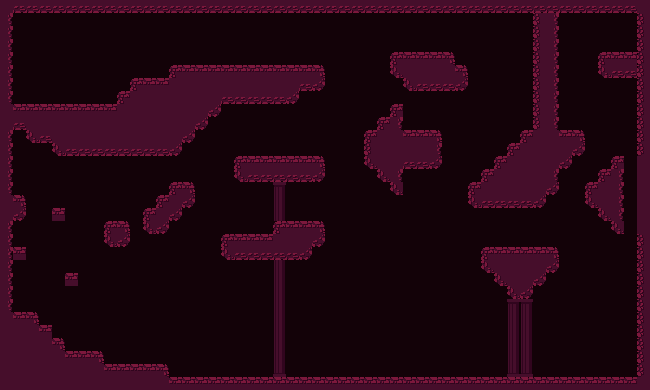

A level layout from a 2D game, rendered from its tile map. Below: a short description, then the map file with its tile-grid data intact:
An orthogonal 50x30 tile map with 13x13 px tiles, 1 tile layer (Tile Layer 1), 7 tilesets and 14 objects.

<map version="1.10" tiledversion="1.11.2" orientation="orthogonal" renderorder="right-down" width="50" height="30" tilewidth="13" tileheight="13" infinite="0" nextlayerid="8" nextobjectid="38">
 <tileset firstgid="1" source="../images/tilesets/door.tsx" />
 <tileset firstgid="2" source="../images/tilesets/ground.tsx" />
 <tileset firstgid="12" source="../images/tilesets/lamp.tsx" />
 <tileset firstgid="13" source="../images/tilesets/mana.tsx" />
 <tileset firstgid="14" source="../images/tilesets/tables.tsx" />
 <tileset firstgid="16" source="../images/tilesets/torches.tsx" />
 <tileset firstgid="18" source="../images/tilesets/wall.tsx" />
 <layer id="1" name="Tile Layer 1" width="50" height="30">
  <data encoding="csv">
10,7,7,7,7,7,7,7,7,7,7,7,7,7,7,7,7,7,7,7,7,7,7,7,7,7,7,7,7,7,7,7,7,7,7,7,7,7,7,7,7,7,7,7,7,7,7,7,7,10,
5,11,11,11,11,11,11,11,11,11,11,11,11,11,11,11,11,11,11,11,11,11,11,11,11,11,11,11,11,11,11,11,11,11,11,11,11,11,11,11,11,9,5,11,11,11,11,11,11,9,
5,11,11,11,11,11,11,11,11,11,11,11,11,11,11,11,11,11,11,11,11,11,11,11,11,11,11,11,11,11,11,11,11,11,11,11,11,11,11,11,11,9,5,11,11,11,11,11,11,9,
5,11,11,11,11,11,11,11,11,11,11,11,11,11,11,11,11,11,11,11,11,11,11,11,11,11,11,11,11,11,11,11,11,11,11,11,11,11,11,11,11,9,5,11,11,11,11,11,11,9,
5,11,11,11,11,11,11,11,11,11,11,11,11,11,11,11,11,11,11,11,11,11,11,11,11,11,11,11,11,11,2,3,3,3,4,11,11,11,11,11,11,9,5,11,11,11,2,3,3,9,
5,11,11,11,11,11,11,11,11,11,11,11,11,2,3,3,3,3,3,3,3,3,3,3,4,11,11,11,11,11,8,10,10,10,10,4,11,11,11,11,11,9,5,11,11,11,8,7,7,9,
5,11,11,11,11,11,11,11,11,11,2,3,3,10,10,10,10,10,10,10,10,10,10,7,6,11,11,11,11,11,11,8,7,7,7,6,11,11,11,11,11,9,5,11,11,11,11,11,11,9,
5,11,11,11,11,11,11,11,11,2,10,10,10,10,10,10,10,7,7,7,7,7,6,11,11,11,11,11,11,11,11,11,11,11,11,11,11,11,11,11,11,9,5,11,11,11,11,11,11,9,
10,3,3,3,3,3,3,3,3,10,10,10,10,10,10,10,6,11,11,11,11,11,11,11,11,11,11,11,11,11,2,11,11,11,11,11,11,11,11,11,11,9,5,11,11,11,11,11,11,9,
10,7,10,10,10,10,10,10,10,10,10,10,10,10,10,6,11,11,11,11,11,11,11,11,11,11,11,11,11,2,5,11,11,11,11,11,11,11,11,11,11,9,5,11,11,11,11,11,11,9,
5,11,8,7,10,10,10,10,10,10,10,10,10,10,6,11,11,11,11,11,11,11,11,11,11,11,11,11,2,10,10,3,3,4,11,11,11,11,11,11,2,10,10,3,4,11,11,11,11,9,
5,11,11,11,8,7,7,7,7,7,7,7,7,6,11,11,11,11,11,11,11,11,11,11,11,11,11,11,9,10,10,10,10,5,11,11,11,11,11,2,10,10,10,10,6,11,11,11,11,9,
5,11,11,11,11,11,11,11,11,11,11,11,11,11,11,11,11,11,2,3,3,3,3,3,4,11,11,11,8,10,10,7,7,6,11,11,11,11,2,10,10,10,10,6,11,11,11,2,11,10,
5,11,11,11,11,11,11,11,11,11,11,11,11,11,11,11,11,11,8,7,7,7,7,7,6,11,11,11,11,8,5,11,11,11,11,11,11,2,10,10,10,10,5,11,11,11,2,5,11,10,
5,11,11,11,11,11,11,11,11,11,11,11,11,2,4,11,11,11,11,11,11,18,11,11,11,11,11,11,11,11,8,11,11,11,11,11,2,10,10,10,10,10,6,11,11,2,10,5,11,10,
10,4,11,11,11,11,11,11,11,11,11,11,2,10,6,11,11,11,11,11,11,19,11,11,11,11,11,11,11,11,11,11,11,11,11,11,8,7,7,7,7,6,11,11,11,8,10,5,11,10,
10,6,11,11,3,11,11,11,11,11,11,2,10,6,11,11,11,11,11,11,11,19,11,11,11,11,11,11,11,11,11,11,11,11,11,11,11,11,11,11,11,11,11,11,11,11,8,5,11,10,
5,11,11,11,11,11,11,11,2,4,11,8,6,11,11,11,11,11,11,11,11,2,3,3,4,11,11,11,11,11,11,11,11,11,11,11,11,11,11,11,11,11,11,11,11,11,11,8,11,10,
5,11,11,11,11,11,11,11,8,6,11,11,11,11,11,11,11,2,3,3,3,10,10,10,6,11,11,11,11,11,11,11,11,11,11,11,11,11,11,11,11,11,11,11,11,11,11,11,11,9,
5,3,11,11,11,11,11,11,11,11,11,11,11,11,11,11,11,8,7,7,7,7,7,6,11,11,11,11,11,11,11,11,11,11,11,11,11,2,3,3,3,3,4,11,11,11,11,11,11,9,
5,11,11,11,11,11,11,11,11,11,11,11,11,11,11,11,11,11,11,11,11,19,11,11,11,11,11,11,11,11,11,11,11,11,11,11,11,8,10,10,10,10,6,11,11,11,11,11,11,9,
5,11,11,11,11,3,11,11,11,11,11,11,11,11,11,11,11,11,11,11,11,19,11,11,11,11,11,11,11,11,11,11,11,11,11,11,11,11,8,10,10,6,11,11,11,11,11,11,11,9,
5,11,11,11,11,11,11,11,11,11,11,11,11,11,11,11,11,11,11,11,11,19,11,11,11,11,11,11,11,11,11,11,11,11,11,11,11,11,11,8,6,11,11,11,11,11,11,11,11,9,
5,11,11,11,11,11,11,11,11,11,11,11,11,11,11,11,11,11,11,11,11,19,11,11,11,11,11,11,11,11,11,11,11,11,11,11,11,11,11,18,18,11,11,11,11,11,11,11,11,9,
10,3,4,11,11,11,11,11,11,11,11,11,11,11,11,11,11,11,11,11,11,19,11,11,11,11,11,11,11,11,11,11,11,11,11,11,11,11,11,19,19,11,11,11,11,11,11,11,11,9,
10,10,10,3,11,11,11,11,11,11,11,11,11,11,11,11,11,11,11,11,11,19,11,11,11,11,11,11,11,11,11,11,11,11,11,11,11,11,11,19,19,11,11,11,11,11,11,11,11,9,
10,10,10,10,4,11,11,11,11,11,11,11,11,11,11,11,11,11,11,11,11,19,11,11,11,11,11,11,11,11,11,11,11,11,11,11,11,11,11,19,19,11,11,11,11,11,11,11,11,9,
10,10,10,10,10,3,3,4,11,11,11,11,11,11,11,11,11,11,11,11,11,19,11,11,11,11,11,11,11,11,11,11,11,11,11,11,11,11,11,19,19,11,11,11,11,11,11,11,11,9,
10,10,10,10,10,10,10,10,3,3,3,3,4,11,11,11,11,11,11,11,11,20,11,11,11,11,11,11,11,11,11,11,11,11,11,11,11,11,11,20,20,11,11,11,11,11,11,11,11,9,
10,10,10,10,10,10,10,10,10,10,10,10,10,3,3,3,3,3,3,3,3,3,3,3,3,3,3,3,3,3,3,3,3,3,3,3,3,3,3,3,3,3,3,3,3,3,3,3,3,10
</data>
 </layer>
 <objectgroup id="7" name="spawn_point">
  <object id="37" gid="11" x="335" y="287" width="13" height="13" />
 </objectgroup>
 <objectgroup id="3" name="collisions">
  <object id="1" gid="14" x="73.5" y="103.5" width="25" height="12" />
  <object id="2" gid="14" x="234.25" y="234.125" width="25" height="12" />
  <object id="3" gid="15" x="411" y="376.667" width="25" height="12" />
 </objectgroup>
 <objectgroup id="4" name="door">
  <object id="29" gid="1" x="620" y="51.9091" width="12" height="18" />
 </objectgroup>
 <objectgroup id="5" name="mana">
  <object id="23" gid="13" x="17.5" y="187" width="8" height="7" />
  <object id="24" gid="13" x="626.5" y="198" width="8" height="7" />
  <object id="27" gid="13" x="614" y="304" width="8" height="7" />
 </objectgroup>
 <objectgroup id="6" name="lights">
  <object id="30" gid="12" x="173.25" y="44.5" width="24" height="31" />
  <object id="31" gid="16" x="285" y="306.609" width="10" height="12" />
  <object id="32" gid="16" x="559" y="273" width="10" height="12" />
  <object id="33" gid="17" x="470.938" y="268.375" width="10" height="12" />
  <object id="34" gid="12" x="409.273" y="201.091" width="24" height="31" />
  <object id="36" gid="15" x="104" y="221" width="25" height="12" />
 </objectgroup>
</map>